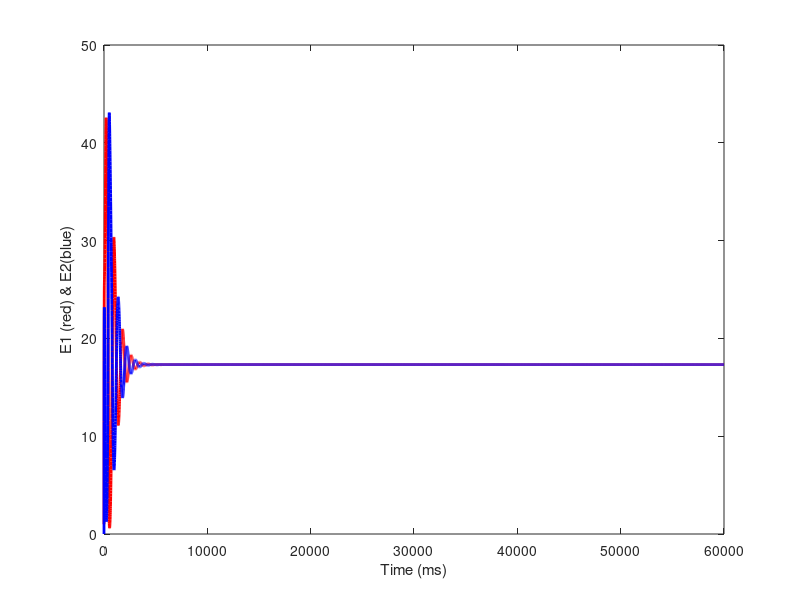
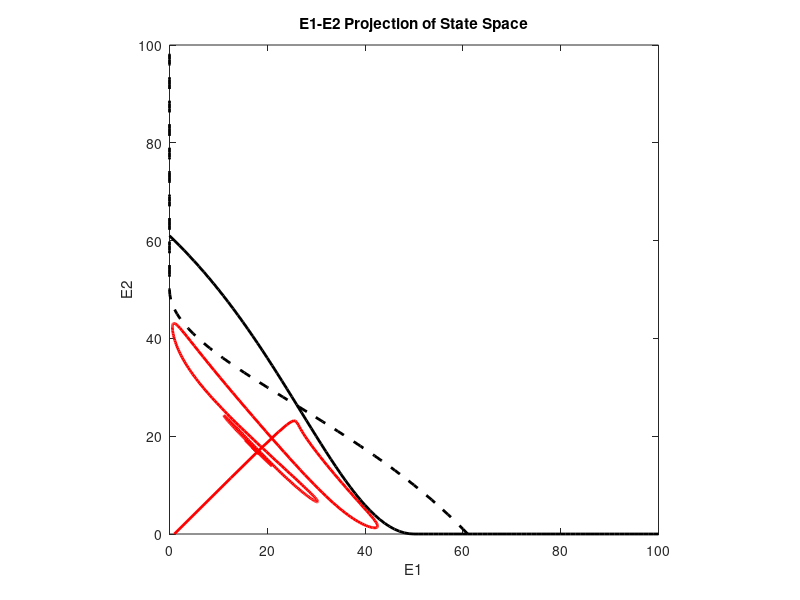
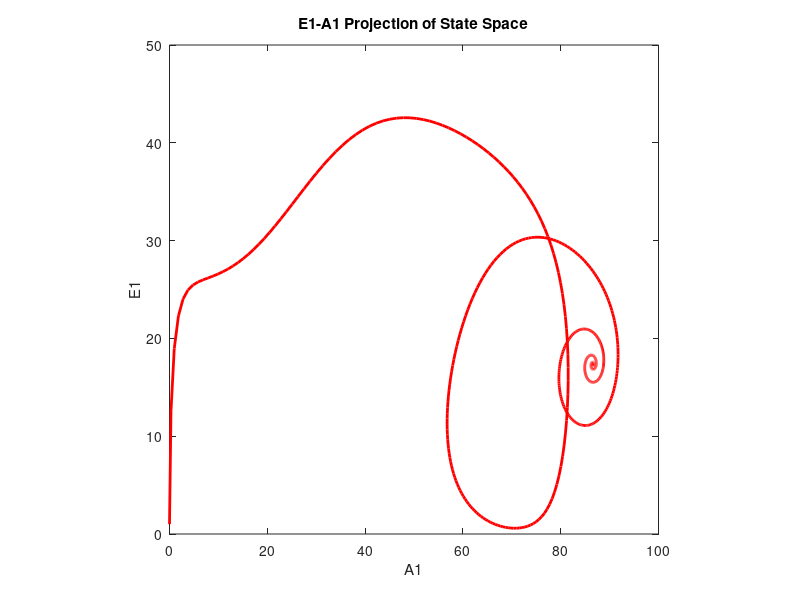

The MATLAB source for these figures, in order:
%Fourth Order Runge-Kutta for N-Dimensional Systemsclear all; hold off; clc;Total_Equations = 4;  %Solve for this number of interacting NeuronsDT = 5;  %Time increment as fraction of time constantFinal_Time = 60000;   %Final time value for calculationLast = Final_Time/DT + 1;  %Last time stepTime = DT*[0:Last-1];  %Time vectorTau = 20;  %Neural time constants in msecTauA = 600;Beta = input('Adaptation parameter beta (>0) = ');WTS = [1 2 2 1];  %Runge-Kutta Coefficient weightsfor NU = 1:Total_Equations;  %Initialize	X(NU, :) = zeros(1, Last);  %Vector to store response of Neuron #1	K(NU, :) = zeros(1, 4);  %Runge-Kutta terms		X(1, 1) = 1;  %Initial conditions here if different from zero	X(2, 1) = 0;  %Initial conditions here if different from zero	Weights(NU, :) = WTS;  %Make into matrix for efficiency in main loopend;Wt2 = [0 .5 .5 1];  %Second set of RK weightsrkIndex = [1 1 2 3];Stim1 = 150;Stim2 = 150;T1 = clock;for T = 2:Last;  for rk = 1:4  %Fourth Order Runge-Kutta	XH = X(:, T-1) + K(:, rkIndex(rk))*Wt2(rk);	Tme =Time(T-1) + Wt2(rk)*DT;  %Time upgrade		PSP1 = (Stim1 - 3.2*XH(2))*(XH(2) < Stim1/3.2);		PSP2 = (Stim2 - 3.2*XH(1))*(XH(1) < Stim2/3.2);		 	K(1, rk) = DT/Tau*(-XH(1) + 100*(PSP1)^2/((120 + XH(3))^2 + (PSP1)^2));  %Your Equation Here  	K(2, rk) = DT/Tau*(-XH(2) + 100*(PSP2)^2/((120 + XH(4))^2 + (PSP2)^2));    %Your Equation Here	K(3, rk) = DT/TauA*(-XH(3) + Beta*XH(1));	K(4, rk) = DT/TauA*(-XH(4) + Beta*XH(2)); end;	X(:, T) = X(:, T-1) + sum((Weights.*K)')'/6;  %Most efficient with weight matrixend;Calculation_Time = etime(clock, T1)whitebg('w');Xiso = 0:100;  %X for IsoclinesIsocline1 = 100*(Stim1 - 3*Xiso).^2./(120^2 + (Stim1 - 3*Xiso).^2).*(3*Xiso < Stim1);Isocline2 = 100*(Stim2 - 3*Xiso).^2./(120^2 + (Stim2 - 3*Xiso).^2).*(3*Xiso < Stim2);figure(1); Za = plot(Time, X(1, :), 'r', Time, X(2, :), 'b'); set(Za, 'LineWidth', 2)xlabel('Time (ms)'); ylabel('E1 (red) & E2(blue)');figure(2); Zb = plot(X(1, :), X(2, :), '-r', Xiso, Isocline1, '-k', Isocline2, Xiso, '--k'); set(Zb, 'LineWidth', 2); axis square;xlabel('E1'); ylabel('E2'); title('E1-E2 Projection of State Space');figure(3); ZC = plot(X(3, :), X(1, :), '-r'); set(ZC, 'LineWidth', 2); axis('square');xlabel('A1'); ylabel('E1');title('E1-A1 Projection of State Space');